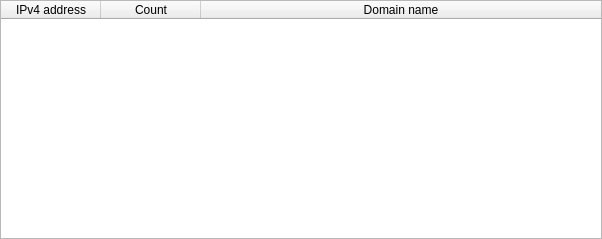
<?xml version="1.0" encoding="UTF-8"?>
<ui version="4.0">
 <class>ResolverIPWidget</class>
 <widget class="QWidget" name="ResolverIPWidget">
  <property name="geometry">
   <rect>
    <x>0</x>
    <y>0</y>
    <width>602</width>
    <height>239</height>
   </rect>
  </property>
  <property name="windowTitle">
   <string>Form</string>
  </property>
  <layout class="QVBoxLayout" name="verticalLayout">
   <property name="leftMargin">
    <number>0</number>
   </property>
   <property name="topMargin">
    <number>0</number>
   </property>
   <property name="rightMargin">
    <number>0</number>
   </property>
   <property name="bottomMargin">
    <number>0</number>
   </property>
   <item>
    <widget class="QTableWidget" name="tableWidget">
     <property name="alternatingRowColors">
      <bool>true</bool>
     </property>
     <attribute name="horizontalHeaderCascadingSectionResizes">
      <bool>true</bool>
     </attribute>
     <attribute name="horizontalHeaderStretchLastSection">
      <bool>true</bool>
     </attribute>
     <column>
      <property name="text">
       <string>IPv4 address</string>
      </property>
     </column>
     <column>
      <property name="text">
       <string>Count</string>
      </property>
     </column>
     <column>
      <property name="text">
       <string>Domain name</string>
      </property>
     </column>
    </widget>
   </item>
  </layout>
 </widget>
 <resources/>
 <connections/>
</ui>
